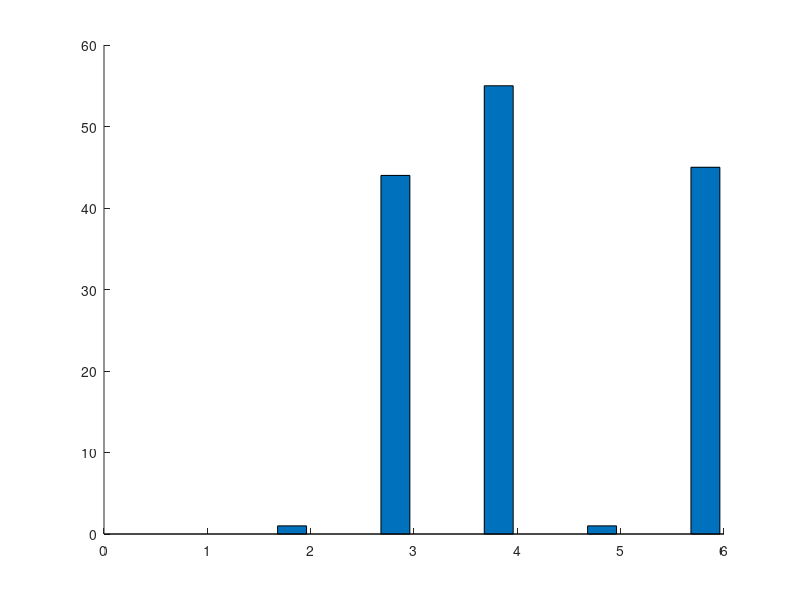

Reproduce this figure in MATLAB. (Note: this script raises an error after producing the figure.)
function pic_bar_TAS102_Pfeiffer_2020()

y_Pfeiffer_2020=[0 0;1 0;44 51.1;55 48.9;1 0;45 51.1];

b=bar(y_Pfeiffer_2020,0.8,'FaceAlpha',0.7);

xtips1 = b(1).XEndPoints;
ytips1 = b(1).YEndPoints;
labels1 = string(b(1).YData);
text(xtips1,ytips1,labels1,'HorizontalAlignment','center','VerticalAlignment','bottom','FontSize',22)

xtips2 = b(2).XEndPoints;
ytips2 = b(2).YEndPoints;
labels2 = string(b(2).YData);
text(xtips2,ytips2,labels2,'HorizontalAlignment','center','VerticalAlignment','bottom','FontSize',22)

hold on
t1=[0.85 1.85 2.85 3.85 4.85 5.85];
t2=[1.15 2.15 3.15 4.15 5.15 6.15];
m1=[0 1 44 55 1 45];
m2=[0 0 51.1 48.9 0 51.1];
plot(t1,m1,'-.or','LineWidth',1,'Color',[190 190 190]./255,'MarkerSize',10,'MarkerEdgeColor',[190 190 190]./255,'MarkerFaceColor',[190 190 190]./255);
hold on
plot(t2,m2,'-.or','LineWidth',1,'Color','#7B68EE','MarkerSize',10,'MarkerEdgeColor','#7B68EE','MarkerFaceColor','#7B68EE');


set(b(1),'FaceColor',[190 190 190]./255);
set(b(2),'FaceColor','#7B68EE');

%% Output image setting
set(gca,'YLim',[0 100]);
set(gca,'XTickLabel',{'CR' 'PR' 'SD' 'PD' 'ORR' 'DCR'});
set(gca,'Linewidth',1);
set(gca,'FontSize',28);
set(gca,'FontName','Arial');
ylabel('RECITS (%)');
title('Pfeiffer.2020');
legend('model simulation','clinical data','Location','northwest','FontSize',28);
legend('boxoff');
set(gcf,'unit','centimeters','position',[2 25 28 18])
print('TAS102_Pfeiffer_2020','-dpng','-r600')

end